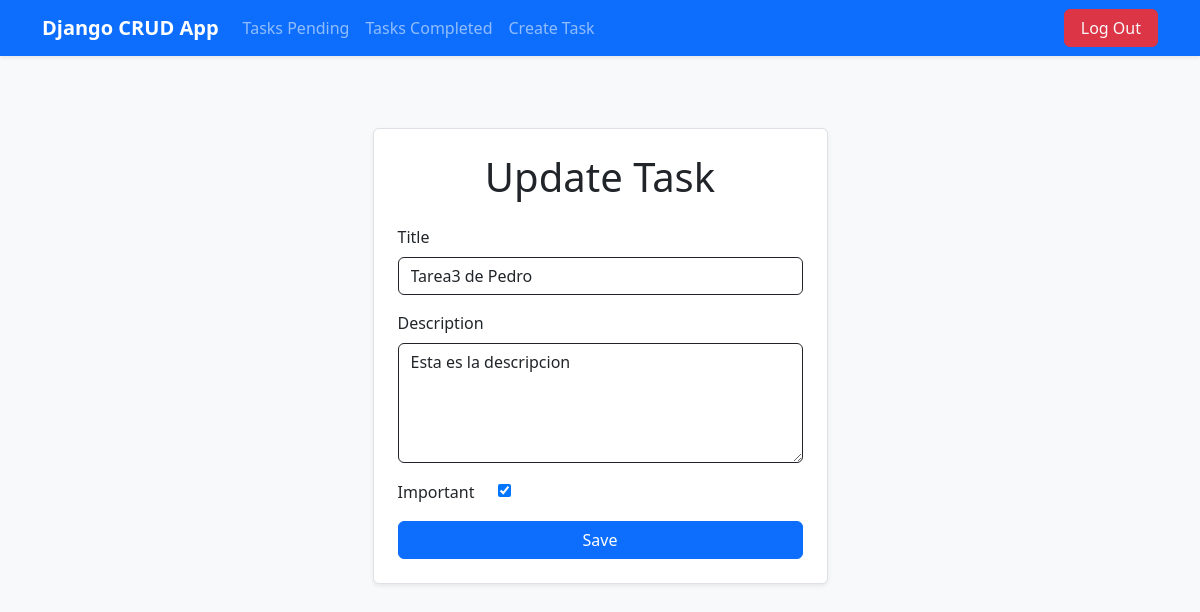
/tasks/5/update (signed in), run on the app's committed database.
### crud/models.py (models this page shows, shortened)
class Task(models.Model):
    title = models.CharField(max_length=50)
    description = models.TextField(blank=True)
    created = models.DateTimeField(auto_now_add=True)
    datecompleted = models.DateTimeField(null=True, blank=True)
    important = models.BooleanField(default=False)
    user = models.ForeignKey(User, on_delete=models.CASCADE)

### crud/views.py (the view, shortened to what this page needs)
# urls.py: path('tasks/<int:task_id>/update', crud_views.update_task, name='update_task'),
@login_required
def update_task(request, task_id):
    task = get_object_or_404(Task, pk=task_id, user=request.user)
    if request.method == 'GET':
        form = TaskForm(instance=task)
        return render(request, 'update_task.html', {
            'task': task,
            'form': form
        })

### crud/forms.py
class TaskForm(ModelForm):
    class Meta:
        model = Task
        fields = ['title', 'description', 'important']

### crud/templates/update_task.html (shortened to what this page needs)
{% extends 'base.html' %}
{% block content %}
    <div class="container d-flex justify-content-center">
        <div class="col-12 col-md-8 col-lg-5 p-4 border rounded shadow-sm bg-white mt-5 mb-5">
            <h1 class="mb-4 text-center">Update Task</h1>
            <form action="{% url 'update_task' task.id %}" method="POST">
                <div class="mb-3">
                    <label for="{{ form.title.id_for_label }}" class="form-label">{{ form.title.label }}</label>
                    <input type="text" class="form-control border-dark" id="{{ form.title.id_for_label }}" name="{{ form.title.name }}" value="{{ form.title.value }}" placeholder="Enter task title">
                </div>
                <div class="mb-3 d-flex flex-column">
                    <label for="{{ form.description.id_for_label }}" class="form-label">{{ form.description.label }}</label>
                    <textarea class="form-control border-dark" id="{{ form.description.id_for_label }}" name="{{ form.description.name }}" placeholder="Enter task description" style="height: 120px;">{{ form.description.value }}</textarea>
                </div>
                <div class="mb-3 d-flex align-items-center">
                    <label for="{{ form.important.id_for_label }}" class="form-label mb-0">{{ form.important.label }}</label>
                    <div class="form-check">
                        {{ form.important }}
                    </div>
                </div>
                <button type="submit" class="btn btn-primary w-100">Save</button>
            </form>
        </div>
    </div>
{% endblock %}

### data on the page
Task: title "Tarea3 de Pedro", description "Esta es la descripcion", important "☑"
